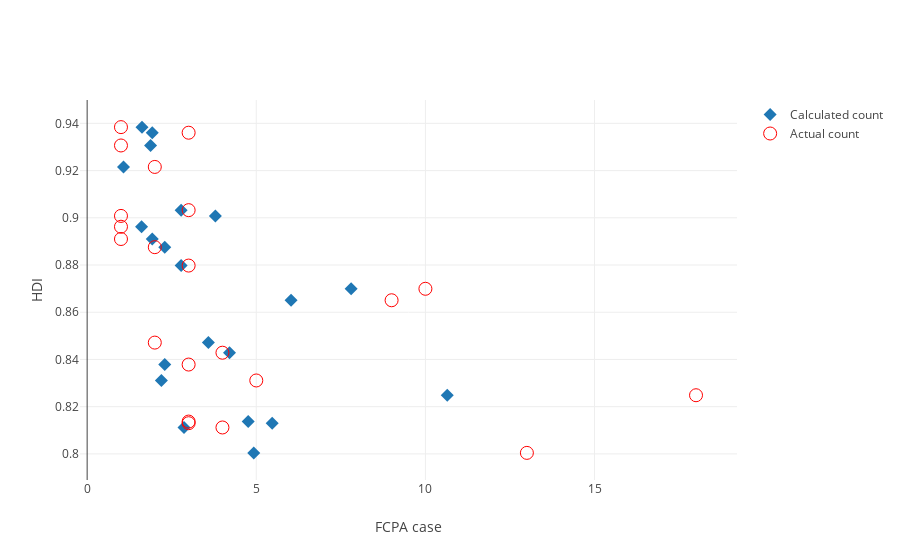

Write notebook code for a chart like this one.
### Code cell
import plotly.plotly as py
import plotly.graph_objs as go
trace1 = go.Scatter(
    x = np.exp(df_hdi_vhigh['Calc Count']),
    y = df_hdi_vhigh['score'],
    text = df_hdi_vhigh['Legend'],
    mode='markers',
    marker=dict(symbol = 'diamond', size=10),
    name = 'Calculated count'
)

trace2 = go.Scatter(
    x = df_hdi_vhigh['Count'],
    y = df_hdi_vhigh['score'],
    text = df_hdi_vhigh['Legend'],
    mode='markers',
    marker=dict(size=13, color ='red', symbol = "circle-open"),   
    name = 'Actual count'
)

layout = go.Layout(
    xaxis=dict(
        title = 'FCPA case'
    ),
    yaxis=dict(
        title = 'HDI'
    )
)
data = [trace1, trace2]

plotly.offline.iplot({'data': data, 'layout': layout}, filename='HDI vs fcpa: very high HDI')

### Figure 1 — Plotly figure (JSON) as saved in the notebook; plotly's stock layout.template omitted (floating-point values rounded to 4 significant figures)
{"data": [{"marker": {"size": 10, "symbol": "diamond"}, "mode": "markers", "name": "Calculated count", "text": ["pm 11.0<br>cti 7.0<br>rt 8.0", "pm 2.0<br>cti 7.0<br>rt 8.0", "pm 2.0<br>cti 7.0<br>rt 8.0", "pm 10.0<br>cti 8.0<br>rt 8.0", "pm 4.0<br>cti 9.0<br>rt 7.0", "pm 2.0<br>cti 8.0<br>rt 8.0", "pm 13.0<br>cti 6.0<br>rt 8.0", "pm 14.0<br>cti 8.0<br>rt 8.0", "pm 4.0<br>cti 5.0<br>rt 8.0", "pm 7.0<br>cti 7.0<br>rt 7.0", "pm 3.0<br>cti 7.0<br>rt 7.0", "pm 1.0<br>cti 7.0<br>rt 7.0", "pm 0.0<br>cti 7.0<br>rt 7.0", "pm 10.0<br>cti 2.0<br>rt 6.0", "pm 9.0<br>cti 7.0<br>rt 6.0", "pm 9.0<br>cti 6.0<br>rt 5.0", "pm 11.0<br>cti 7.0<br>rt 5.0", "pm 5.0<br>cti 9.0<br>rt 0.0", "pm 8.0<br>cti 9.0<br>rt 5.0", "pm 9.0<br>cti 7.0<br>rt 7.0", "pm 1.0<br>cti 8.0<br>rt 7.0"], "type": "scatter", "uid": "9bca6e4a-b9a7-11e8-b543-c48e8ff48516", "x": [1.621, 1.925, 1.875, 1.074, 2.778, 3.79, 1.609, 1.925, 2.295, 2.778, 7.803, 6.028, 3.583, 4.209, 2.295, 2.195, 10.64, 4.761, 5.47, 2.863, 4.926], "y": [0.9384, 0.936, 0.9306, 0.9215, 0.9032, 0.9008, 0.8962, 0.891, 0.8876, 0.8798, 0.8699, 0.8651, 0.8471, 0.8429, 0.8378, 0.8311, 0.8248, 0.8137, 0.813, 0.8112, 0.8004]}, {"marker": {"color": "red", "size": 13, "symbol": "circle-open"}, "mode": "markers", "name": "Actual count", "text": ["pm 11.0<br>cti 7.0<br>rt 8.0", "pm 2.0<br>cti 7.0<br>rt 8.0", "pm 2.0<br>cti 7.0<br>rt 8.0", "pm 10.0<br>cti 8.0<br>rt 8.0", "pm 4.0<br>cti 9.0<br>rt 7.0", "pm 2.0<br>cti 8.0<br>rt 8.0", "pm 13.0<br>cti 6.0<br>rt 8.0", "pm 14.0<br>cti 8.0<br>rt 8.0", "pm 4.0<br>cti 5.0<br>rt 8.0", "pm 7.0<br>cti 7.0<br>rt 7.0", "pm 3.0<br>cti 7.0<br>rt 7.0", "pm 1.0<br>cti 7.0<br>rt 7.0", "pm 0.0<br>cti 7.0<br>rt 7.0", "pm 10.0<br>cti 2.0<br>rt 6.0", "pm 9.0<br>cti 7.0<br>rt 6.0", "pm 9.0<br>cti 6.0<br>rt 5.0", "pm 11.0<br>cti 7.0<br>rt 5.0", "pm 5.0<br>cti 9.0<br>rt 0.0", "pm 8.0<br>cti 9.0<br>rt 5.0", "pm 9.0<br>cti 7.0<br>rt 7.0", "pm 1.0<br>cti 8.0<br>rt 7.0"], "type": "scatter", "uid": "9bca6e4b-b9a7-11e8-8519-c48e8ff48516", "x": [1, 3, 1, 2, 3, 1, 1, 1, 2, 3, 10, 9, 2, 4, 3, 5, 18, 3, 3, 4, 13], "y": [0.9384, 0.936, 0.9306, 0.9215, 0.9032, 0.9008, 0.8962, 0.891, 0.8876, 0.8798, 0.8699, 0.8651, 0.8471, 0.8429, 0.8378, 0.8311, 0.8248, 0.8137, 0.813, 0.8112, 0.8004]}], "layout": {"xaxis": {"title": "FCPA case"}, "yaxis": {"title": "HDI"}}}
